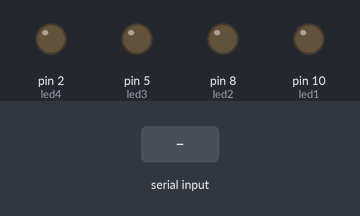
This sketch was run on a simulated Arduino Uno, built with avr-gcc and run on an emulated ATmega328P. On the bench: output pins drawn as LEDs (lit = HIGH). Inputs (shaded band) come from the test bench.

Above: at 1.2 s.
1.3 s: "a" received over Serial
At 2.5 s:
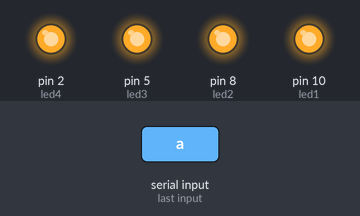
2.8 s: "a" received over Serial
At 4.2 s:
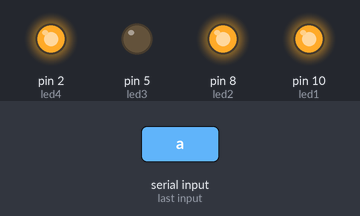
4.8 s: "b" received over Serial
At 5.7 s:
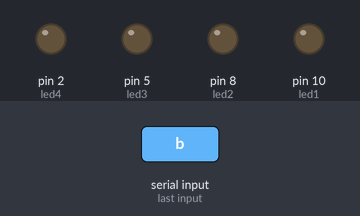
Timing chart, 0 to 7.8 s (numbered marks = the images above; inputs shaded):
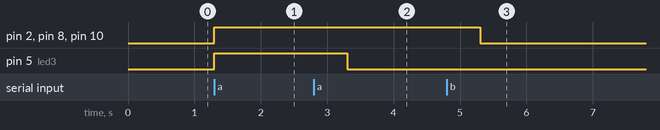

The sketch:

mainA.ino
```cpp
const int led1=10;
const int led2=8;
const int led3=5;
const int led4=2;
int cont=1;
void setup() {
  // put your setup code here, to run once:
  Serial.begin(9600);
  pinMode(led1,OUTPUT);
  pinMode(led2,OUTPUT);
  pinMode(led3,OUTPUT);
  pinMode(led4,OUTPUT);
}

void loop() {
  // put your main code here, to run repeatedly:
  if(Serial.available() > 0){ //available se encarga de
    char c = Serial.read(); //Lee la entrada de Python
    if(c == 'a'){
      if(10%cont==0) digitalWrite(led1,HIGH);
      else digitalWrite(led1,LOW);
      if(8%cont==0) digitalWrite(led2,HIGH);
      else digitalWrite(led2,LOW);
      if(5%cont==0) digitalWrite(led3,HIGH);
      else digitalWrite(led3,LOW);
      if(2%cont==0) digitalWrite(led4,HIGH);
      else digitalWrite(led4,LOW);
      delay(2000);
      cont++;
    }
    else if(c == 'b'){
      digitalWrite(led1, LOW);
      digitalWrite(led2, LOW);
      digitalWrite(led3, LOW);
      digitalWrite(led4, LOW);
    }
  }
}
```

Measured:
- after the input at 1.3 s, pin 2 (led4), pin 5 (led3), pin 8 (led2), pin 10 (led1): LOW → HIGH at once
- after the input at 2.8 s, pin 5 (led3): HIGH → LOW after 0.50 s
- after the input at 4.8 s, pin 2 (led4), pin 8 (led2), pin 10 (led1): HIGH → LOW after 0.50 s
